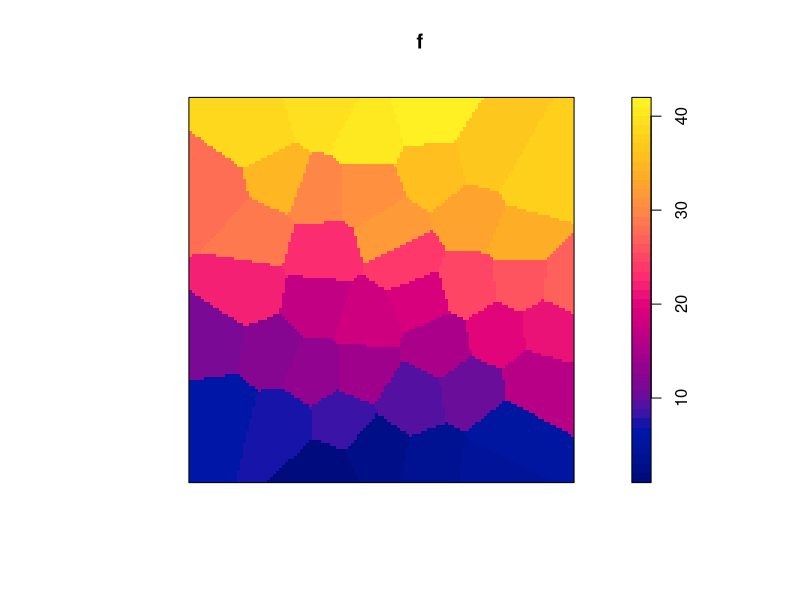

This chart was generated by the following R code:
library(spatstat)


### Name: nnfun
### Title: Nearest Neighbour Index Map as a Function
### Aliases: nnfun nnfun.ppp nnfun.psp
### Keywords: spatial math

### ** Examples

   f <- nnfun(cells)
   f
   plot(f)
   f(0.2, 0.3)

   g <- nnfun(cells, k=2)
   g(0.2, 0.3)

   L <- psp(runif(10), runif(10), runif(10), runif(10), window=owin())
   h <- nnfun(L)
   h(0.2, 0.3)
